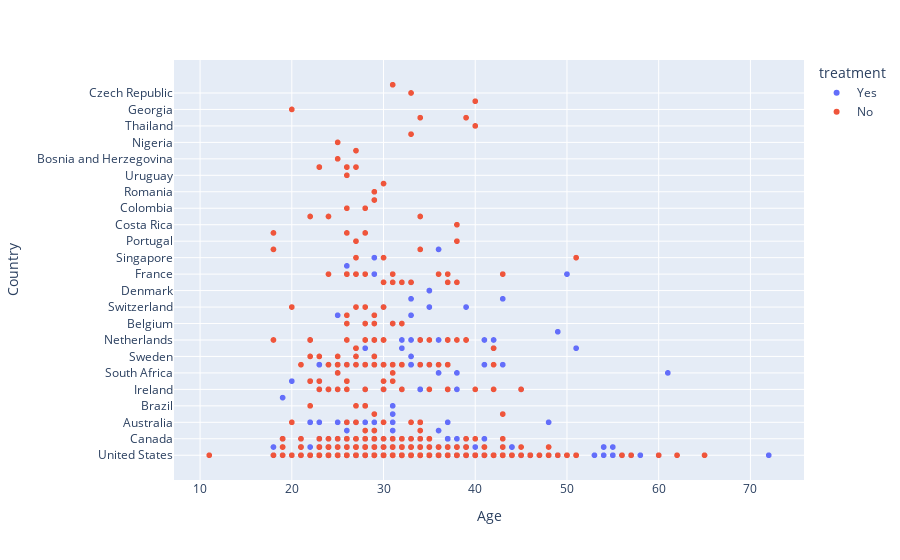

Write notebook code for a chart like this one.
### Markdown cell above
### Plotly Visual

### Code cell
fig = px.scatter(data, x = 'Age', y = 'Country', color = 'treatment')
fig.show()

### Figure 1 — Plotly figure (JSON) as saved in the notebook; plotly's stock layout.template omitted (floating-point values rounded to 4 significant figures; data arrays with more than 128 entries replaced by an {"elided": "..."} marker saying what was removed)
{"data": [{"hovertemplate": "treatment=Yes<br>Age=%{x}<br>Country=%{y}<extra></extra>", "legendgroup": "Yes", "marker": {"color": "#636efa", "symbol": "circle"}, "mode": "markers", "name": "Yes", "showlegend": true, "type": "scattergl", "x": {"elided": "632 int values"}, "xaxis": "x", "y": {"elided": "632 str values"}, "yaxis": "y"}, {"hovertemplate": "treatment=No<br>Age=%{x}<br>Country=%{y}<extra></extra>", "legendgroup": "No", "marker": {"color": "#EF553B", "symbol": "circle"}, "mode": "markers", "name": "No", "showlegend": true, "type": "scattergl", "x": {"elided": "620 int values"}, "xaxis": "x", "y": {"elided": "620 str values"}, "yaxis": "y"}], "layout": {"legend": {"title": {"text": "treatment"}, "tracegroupgap": 0}, "margin": {"t": 60}, "xaxis": {"anchor": "y", "domain": [0, 1], "title": {"text": "Age"}}, "yaxis": {"anchor": "x", "domain": [0, 1], "title": {"text": "Country"}}}}
